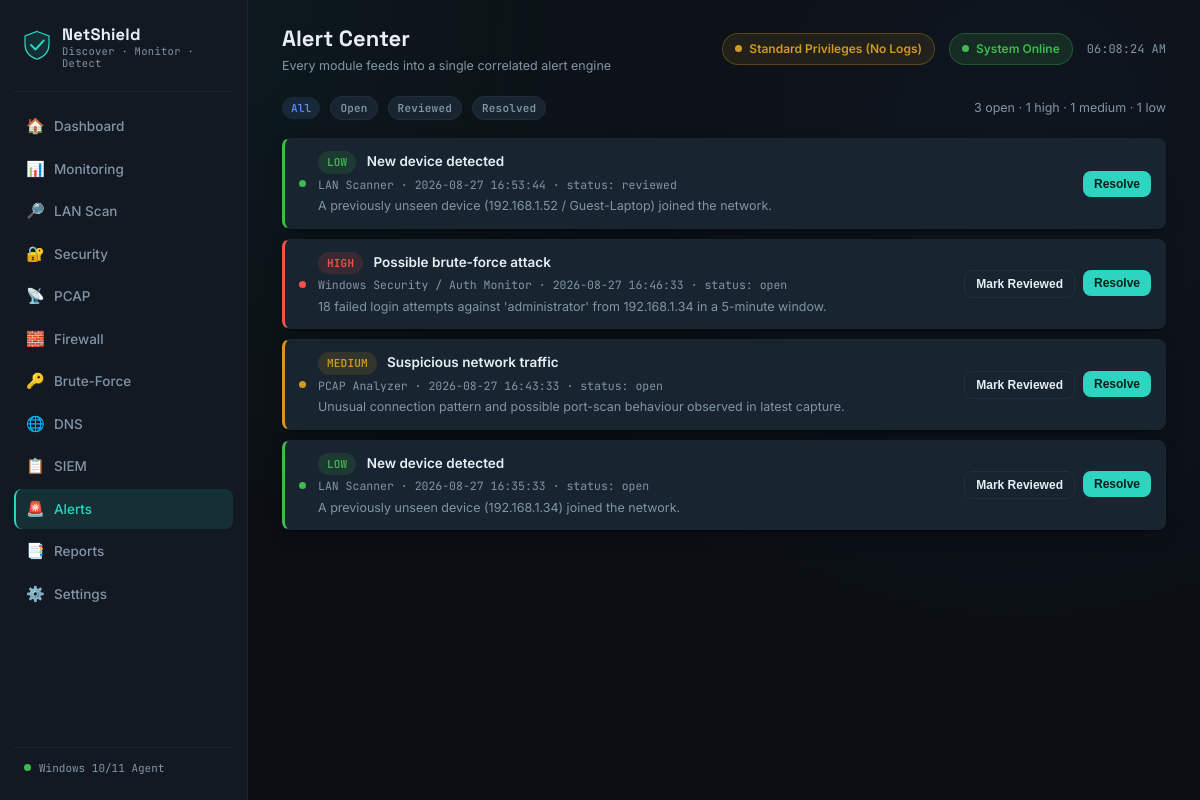
Screenshot of /alerts with the database file from the repository.
### tables this page shows
CREATE TABLE alerts (
    id          INTEGER PRIMARY KEY AUTOINCREMENT,
    severity    TEXT,
    title       TEXT,
    source      TEXT,
    description TEXT,
    status      TEXT DEFAULT 'open',   -- open / reviewed / resolved
    created_at  TEXT
);

### app.py (the view)
@app.route("/alerts")
def alerts_page():
    status = request.args.get("status") or None
    alerts = get_alerts(limit=100, status=status)
    return render_template(
        "alerts.html", active="alerts",
        alerts=alerts, summary=alert_summary(), selected_status=status,
    )

### app.py (called while the page is built)
def is_admin():
    try:
        return ctypes.windll.shell32.IsUserAnAdmin() != 0
    except Exception:
        return False

@app.context_processor
def inject_privileges():
    return dict(is_admin=is_admin())

### database/database.py (called while the page is built)
def get_connection():
    conn = sqlite3.connect(DB_PATH)
    conn.row_factory = sqlite3.Row
    conn.execute("PRAGMA foreign_keys = ON")
    return conn

### detection/alerts.py (called while the page is built)
def get_alerts(limit=50, status=None):
    conn = get_connection()
    if status:
        rows = conn.execute(
            "SELECT * FROM alerts WHERE status = ? ORDER BY created_at DESC LIMIT ?",
            (status, limit),
        ).fetchall()
    else:
        rows = conn.execute(
            "SELECT * FROM alerts ORDER BY created_at DESC LIMIT ?", (limit,)
        ).fetchall()
    conn.close()
    return [dict(r) for r in rows]

def alert_summary():
    conn = get_connection()
    rows = conn.execute(
        "SELECT severity, COUNT(*) AS c FROM alerts WHERE status = 'open' GROUP BY severity"
    ).fetchall()
    conn.close()
    summary = {"HIGH": 0, "MEDIUM": 0, "LOW": 0}
    for r in rows:
        summary[r["severity"]] = r["c"]
    summary["total"] = sum(summary.values())
    return summary

### templates/alerts.html (shortened to what this page needs)
{% extends "base.html" %}
{% block page_title %}Alert Center{% endblock %}
{% block page_sub %}Every module feeds into a single correlated alert engine{% endblock %}
{% block content %}
<div class="btn-row">
  <a class="badge {{ 'badge-info' if not selected_status else 'badge-neutral' }}" href="{{ url_for('alerts_page') }}">All</a>
  <a class="badge {{ 'badge-info' if selected_status=='open' else 'badge-neutral' }}" href="{{ url_for('alerts_page', status='open') }}">Open</a>
  <a class="badge {{ 'badge-info' if selected_status=='reviewed' else 'badge-neutral' }}" href="{{ url_for('alerts_page', status='reviewed') }}">Reviewed</a>
  <a class="badge {{ 'badge-info' if selected_status=='resolved' else 'badge-neutral' }}" href="{{ url_for('alerts_page', status='resolved') }}">Resolved</a>
  <span class="text-muted" style="margin-left:auto; font-size:12.5px;">{{ summary.total }} open · {{ summary.HIGH }} high · {{ summary.MEDIUM }} medium · {{ summary.LOW }} low</span>
</div>
<div class="feed">
  {% for a in alerts %}
  <div class="card feed-item sev-{{ a.severity }}" style="align-items:center;">
    <span class="dot {{ 'dot-bad' if a.severity=='HIGH' else ('dot-warn' if a.severity=='MEDIUM' else ('dot-crit' if a.severity=='CRITICAL' else 'dot-good')) }}"></span>
    <div style="flex:1;">
      <div class="feed-title">
        <span class="badge {{ 'badge-bad' if a.severity=='HIGH' else ('badge-warn' if a.severity=='MEDIUM' else ('badge-crit' if a.severity=='CRITICAL' else 'badge-good')) }}">{{ a.severity }}</span>
        &nbsp; {{ a.title }}
      </div>
      <div class="feed-meta">{{ a.source }} · {{ a.created_at }} · status: {{ a.status }}</div>
      <div class="feed-desc">{{ a.description }}</div>
    </div>
    <div style="display:flex; gap:8px;">
      {% if a.status != 'reviewed' %}
      <form method="POST" action="{{ url_for('alert_update_status', alert_id=a.id) }}">
        <button class="btn btn-ghost btn-sm" type="submit">Mark Reviewed</button>
      </form>
      {% endif %}
      {% if a.status != 'resolved' %}
      <form method="POST" action="{{ url_for('alert_update_status', alert_id=a.id) }}">
        <button class="btn btn-sm" type="submit">Resolve</button>
      </form>
      {% endif %}
    </div>
  </div>
  {% else %}
  <div class="empty-state"><div class="empty-ic">✅</div>No alerts match this filter.</div>
  {% endfor %}
</div>
{% endblock %}

### static/css/style.css (style rules this page uses)
:root { --bg: #0B0F14; --surface: #121922; --surface-alt: #182430; --surface-hover: #1C2A37; --border: #21303D; --border-soft: #1A252F; --text: #E7EEF4; --text-muted: #8195A6; --text-faint: #4A5A68; --accent: #2DD4BF; --accent-soft: rgba(45, 212, 191, 0.12); --accent-2: #5B8DEF; --good: #3FB950; --good-soft: rgba(63, 185, 80, 0.14); --warn: #D29922; --warn-soft: rgba(210, 153, 34, 0.14); --danger: #F85149; --danger-soft: rgba(248, 81, 73, 0.14); --critical: #B855F0; --critical-soft: rgba(184, 85, 240, 0.14); --radius-sm: 8px; --radius-md: 12px; --radius-lg: 16px; --font-display: 'Space Grotesk', sans-serif; --font-body: 'Inter', sans-serif; --font-mono: 'JetBrains Mono', monospace; --shadow-card: 0 1px 2px rgba(0,0,0,0.4), 0 8px 24px -12px rgba(0,0,0,0.5); }
* { box-sizing: border-box; }
html, body { height: 100%; }
body { margin: 0; background: var(--bg); background-image: radial-gradient(circle at 15% 0%, rgba(45,212,191,0.06), transparent 40%), radial-gradient(circle at 85% 15%, rgba(91,141,239,0.05), transparent 45%); color: var(--text); font-family: var(--font-body); font-size: 14px; line-height: 1.5; -webkit-font-smoothing: antialiased; }
a { color: inherit; text-decoration: none; }
.card { background: var(--surface); border: 1px solid var(--border-soft); border-radius: var(--radius-lg); padding: 18px 20px; box-shadow: var(--shadow-card); }
.badge { display: inline-flex; align-items: center; gap: 5px; padding: 3px 9px; border-radius: 999px; font-size: 11px; font-weight: 600; letter-spacing: 0.2px; font-family: var(--font-mono); white-space: nowrap; }
.badge-good { background: var(--good-soft); color: var(--good); }
.badge-warn { background: var(--warn-soft); color: var(--warn); }
.badge-bad { background: var(--danger-soft); color: var(--danger); }
.badge-info { background: rgba(91,141,239,0.14); color: var(--accent-2); }
.badge-neutral { background: var(--surface-alt); color: var(--text-muted); border: 1px solid var(--border); }
.dot { width: 7px; height: 7px; border-radius: 50%; display: inline-block; }
.dot-good { background: var(--good); }
.dot-warn { background: var(--warn); }
.dot-bad { background: var(--danger); }
.btn { display: inline-flex; align-items: center; gap: 7px; background: var(--accent); color: #06201C; border: none; padding: 9px 16px; border-radius: var(--radius-sm); font-weight: 600; font-size: 13px; cursor: pointer; transition: filter 0.15s ease, transform 0.05s ease; }
.btn-ghost { background: var(--surface-alt); color: var(--text); border: 1px solid var(--border); }
.btn-sm { padding: 6px 11px; font-size: 12px; }
.btn-row { display: flex; gap: 10px; margin-bottom: 18px; flex-wrap: wrap; align-items: center; }
.feed { display: flex; flex-direction: column; gap: 10px; }
.feed-item { display: flex; gap: 12px; align-items: flex-start; padding: 12px 14px; background: var(--surface-alt); border: 1px solid var(--border-soft); border-left: 3px solid var(--border); border-radius: var(--radius-sm); }
.feed-item.sev-high, .feed-item.sev-HIGH { border-left-color: var(--danger); }
.feed-item.sev-medium, .feed-item.sev-MEDIUM { border-left-color: var(--warn); }
.feed-item.sev-low, .feed-item.sev-LOW { border-left-color: var(--good); }
.feed-title { font-weight: 600; font-size: 13.5px; margin-bottom: 2px; }
.feed-meta { font-size: 11.5px; color: var(--text-muted); font-family: var(--font-mono); }
.feed-desc { font-size: 12.5px; color: var(--text-muted); margin-top: 4px; }
.text-muted { color: var(--text-muted); }

### rows the page displays
alerts: severity "LOW", title "New device detected", source "LAN Scanner", created_at "2026-08-27 16:53:44", status "reviewed", description "A previously unseen device (192.168.1.52 / Guest-Laptop) joined the network."
alerts: severity "HIGH", title "Possible brute-force attack", source "Windows Security / Auth Monitor", created_at "2026-08-27 16:46:33", status "open", description "18 failed login attempts against 'administrator' from 192.168.1.34 in a 5-minute window."
alerts: severity "MEDIUM", title "Suspicious network traffic", source "PCAP Analyzer", created_at "2026-08-27 16:43:33", status "open", description "Unusual connection pattern and possible port-scan behaviour observed in latest capture."
alerts: severity "LOW", title "New device detected", source "LAN Scanner", created_at "2026-08-27 16:35:33", status "open", description "A previously unseen device (192.168.1.34) joined the network."

### other values shown
{{ summary.total }} "3"
{{ summary.HIGH }} "1"
{{ summary.MEDIUM }} "1"
{{ summary.LOW }} "1"
